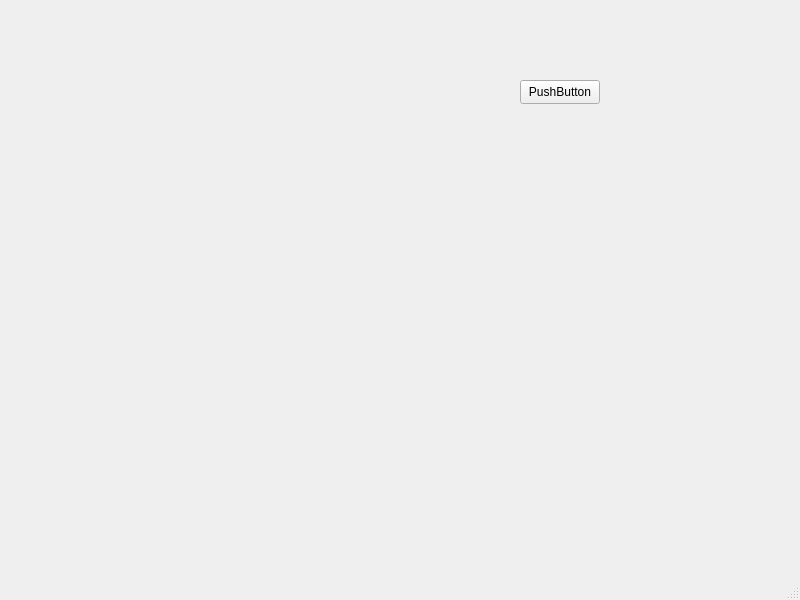
<?xml version="1.0" encoding="UTF-8"?>
<ui version="4.0">
 <class>MainWindow</class>
 <widget class="QMainWindow" name="MainWindow">
  <property name="geometry">
   <rect>
    <x>0</x>
    <y>0</y>
    <width>800</width>
    <height>600</height>
   </rect>
  </property>
  <property name="windowTitle">
   <string>MainWindow</string>
  </property>
  <widget class="QWidget" name="centralwidget">
   <widget class="QWidget" name="widget" native="true">
    <property name="geometry">
     <rect>
      <x>60</x>
      <y>60</y>
      <width>331</width>
      <height>301</height>
     </rect>
    </property>
   </widget>
   <widget class="QPushButton" name="pushButton">
    <property name="geometry">
     <rect>
      <x>520</x>
      <y>80</y>
      <width>80</width>
      <height>24</height>
     </rect>
    </property>
    <property name="text">
     <string>PushButton</string>
    </property>
   </widget>
  </widget>
  <widget class="QMenuBar" name="menubar">
   <property name="geometry">
    <rect>
     <x>0</x>
     <y>0</y>
     <width>800</width>
     <height>21</height>
    </rect>
   </property>
  </widget>
  <widget class="QStatusBar" name="statusbar"/>
 </widget>
 <resources/>
 <connections/>
</ui>
